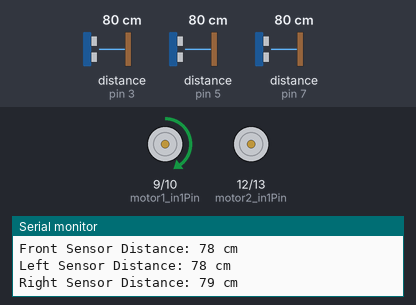
Recording of a sketch running on a simulated Arduino Uno, built with avr-gcc and run on an emulated ATmega328P. Shown: motor-driver pin pairs drawn as motors (green arrow = first pin HIGH = forward, orange = second pin HIGH = backward, longer = more drive, scaled by the enable pin), the last lines printed to the serial monitor. Wiring (inferred from the names in the program): 3 × ultrasonic range finder: trigger pin 2, echo pin 3 / trigger pin 4, echo pin 5 / trigger pin 6, echo pin 7. The inputs (shaded band) are chosen by the test bench; at power-on: distance to the obstacle (sensors on pin 5, pin 3, pin 7) 80 cm. The echo pulse lasts 58.3 µs per cm.

Above: at 1.2 s.
1.3 s: distance to the obstacle (sensor on pin 5) set to 23 cm
4.3 s: distance to the obstacle (sensor on pin 5) set to 18 cm
At 5.2 s:
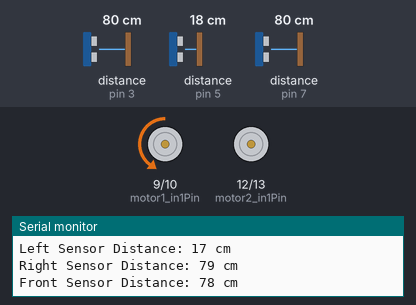
5.8 s: distance to the obstacle (sensor on pin 3) set to 22 cm
8.8 s: distance to the obstacle (sensor on pin 3) set to 18 cm
At 10.0 s:
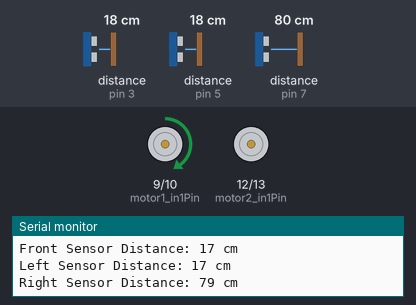
Timing chart, 0 to 11.8 s (numbered marks = the images above; inputs shaded):
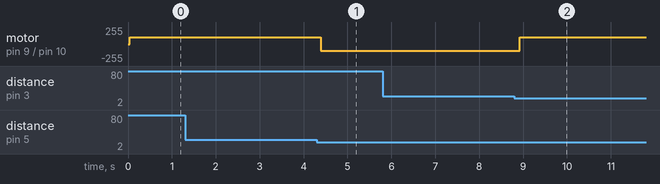

Measured:
- the behaviour switches between 21 and 20 cm on distance to the obstacle (sensor on pin 5) (found by bisection; images 0 and 1)
- the behaviour switches between 21 and 20 cm on distance to the obstacle (sensor on pin 3) (found by bisection; images 1 and 2)
- after the input at 4.3 s, motor on pin 9 (motor1_in1Pin) / pin 10 (motor1_in2Pin): forward 100/255 → backward 100/255 after 0.09 s
- after the input at 8.8 s, motor on pin 9 (motor1_in1Pin) / pin 10 (motor1_in2Pin): backward 100/255 → forward 100/255 after 0.13 s

The sketch:

sanctura1.ino
```cpp
/*
  File: sanctura1.ino
  Project: fight test 1
  Author: kiroshi
*/

// ----------------------------------------------------------------------------------------------------------------------
// Pin definitions
#define motor1_enablePin 11  // Pin to enable motor1
#define motor1_in1Pin 9      // Pin for entrance 1 - L298N
#define motor1_in2Pin 10     // Pin for entrance 2 - L298N
#define motor2_enablePin 8   // Pin to enable motor2
#define motor2_in1Pin 12     // Pin for entrance 1 - L298N
#define motor2_in2Pin 13     // Pin for entrance 2 - L298N

#define front_trigPin 2      // Pin for the trigger of the ultrasonic sensor
#define front_echoPin 3     // Pin for the echo of the ultrasonic sensor
#define left_trigPin 4       // Pin for the trigger of the ultrasonic sensor
#define left_echoPin 5       // Pin for the echo of the ultrasonic sensor
#define right_trigPin 6      // Pin for the trigger of the ultrasonic sensor
#define right_echoPin 7      // Pin for the echo of the ultrasonic sensor

// Global variables
long duration;
int front_distance;
int left_distance;
int right_distance;

void setup() {
  // Configure the pins for output

  // Configure the motors
  pinMode(motor1_enablePin, OUTPUT);
  pinMode(motor1_in1Pin, OUTPUT);
  pinMode(motor1_in2Pin, OUTPUT);
  pinMode(motor2_enablePin, OUTPUT);
  pinMode(motor2_in1Pin, OUTPUT);
  pinMode(motor2_in2Pin, OUTPUT);

  // Configure the pins for the ultrasonic sensors
  pinMode(front_trigPin, OUTPUT);
  pinMode(front_echoPin, INPUT);
  pinMode(left_trigPin, OUTPUT);
  pinMode(left_echoPin, INPUT);
  pinMode(right_trigPin, OUTPUT);
  pinMode(right_echoPin, INPUT);

  // Initialize serial communication
  Serial.begin(9600);
}

void loop() {
  // Continuously measure and output distances
  front_distance = measureDistance(front_trigPin, front_echoPin);
  left_distance = measureDistance(left_trigPin, left_echoPin);
  right_distance = measureDistance(right_trigPin, right_echoPin);

  // Print distances to the Serial Monitor
  Serial.print("Front Sensor Distance: ");
  Serial.print(front_distance);
  Serial.println(" cm");
  Serial.print("Left Sensor Distance: ");
  Serial.print(left_distance);
  Serial.println(" cm");
  Serial.print("Right Sensor Distance: ");
  Serial.print(right_distance);
  Serial.println(" cm");

  // Target in front
  if (front_distance < 20 && front_distance > 0) { // Adjust the threshold as needed
    motors(100, 100); // Move forward if an object is detected within 20 cm
  }
  // No target in front, check left and right sensors
  else if (left_distance < 20 && right_distance < 20) { // Both sensors detect something
    motors(100, 100); // Move forward
  }
  else if (left_distance < 20) {  // Only left sensor detects something
    motors(-100, 100);  // Turn left
  }
  else if (right_distance < 20) {  // Only right sensor detects something
    motors(100, -100);  // Turn right
  }
  else { // No objects detected by any sensor
    motors(100, 100); // Move forward
  }

  delay(10); // A slight delay at the end of the code for stability, prevents jittery movement
}

// Function to measure distance using ultrasonic sensor
int measureDistance(int trigPin, int echoPin) {
  digitalWrite(trigPin, LOW);
  delayMicroseconds(2);
  digitalWrite(trigPin, HIGH);
  delayMicroseconds(10);
  digitalWrite(trigPin, LOW);

  duration = pulseIn(echoPin, HIGH);
  int distance = duration * 0.034 / 2;
  return distance;
}

// Function to control the motors
void motors(int l, int r) {
  // Motor control using PWM values (0-255 for analogWrite)
  analogWrite(motor1_enablePin, abs(l));
  digitalWrite(motor1_in1Pin, l > 0);
  digitalWrite(motor1_in2Pin, l < 0);

  analogWrite(motor2_enablePin, abs(r));
  digitalWrite(motor2_in1Pin, r > 0);
  digitalWrite(motor2_in2Pin, r < 0);
}
```
